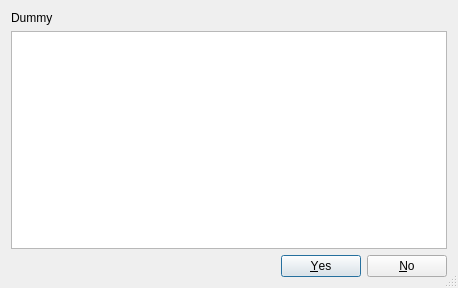
<ui version="4.0" >
 <class>DeleteFilesConfirmationDialog</class>
 <widget class="QDialog" name="DeleteFilesConfirmationDialog" >
  <property name="geometry" >
   <rect>
    <x>0</x>
    <y>0</y>
    <width>458</width>
    <height>288</height>
   </rect>
  </property>
  <property name="windowTitle" >
   <string/>
  </property>
  <property name="sizeGripEnabled" >
   <bool>true</bool>
  </property>
  <layout class="QVBoxLayout" >
   <item>
    <widget class="QLabel" name="message" >
     <property name="text" >
      <string>Dummy</string>
     </property>
     <property name="alignment" >
      <set>Qt::AlignVCenter</set>
     </property>
    </widget>
   </item>
   <item>
    <widget class="QListWidget" name="filesList" >
     <property name="focusPolicy" >
      <enum>Qt::NoFocus</enum>
     </property>
     <property name="selectionMode" >
      <enum>QAbstractItemView::NoSelection</enum>
     </property>
    </widget>
   </item>
   <item>
    <widget class="QDialogButtonBox" name="buttonBox" >
     <property name="orientation" >
      <enum>Qt::Horizontal</enum>
     </property>
     <property name="standardButtons" >
      <set>QDialogButtonBox::No|QDialogButtonBox::Yes</set>
     </property>
    </widget>
   </item>
  </layout>
 </widget>
 <pixmapfunction>qPixmapFromMimeSource</pixmapfunction>
 <tabstops>
  <tabstop>filesList</tabstop>
 </tabstops>
 <resources/>
 <connections/>
</ui>
